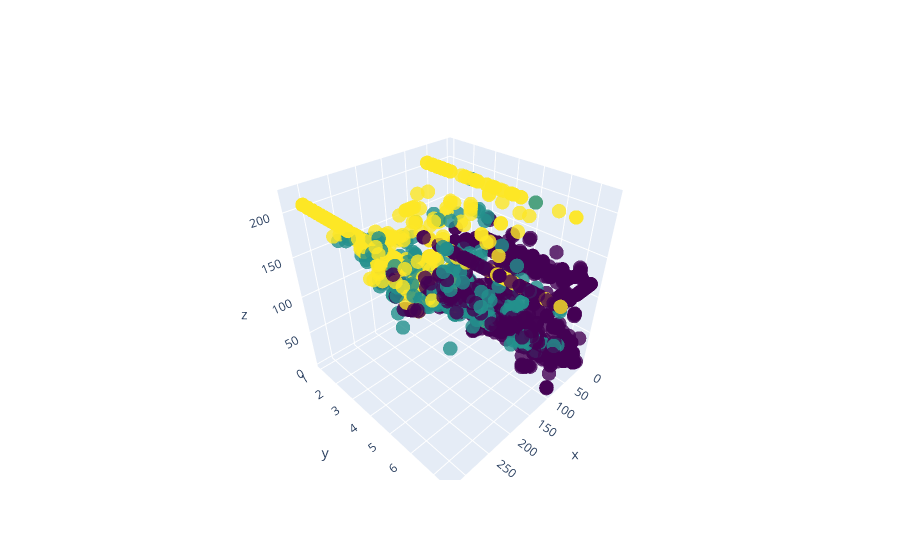

The notebook cell this image was saved under:
### Code cell
fig = go.Figure(data=go.Scatter3d(
    x=df_normalized.iloc[:, 0],
    y=df_normalized.iloc[:, 1],
    z=df_normalized.iloc[:, 2],
    mode='markers',
    marker=dict(
        size=5,
        color=labels_agg,  # set color to the Agglomerative Clustering labels
        colorscale='Viridis',
        opacity=0.8
    )
))

fig.show()

### Figure 1 — Plotly figure (JSON) as saved in the notebook; plotly's stock layout.template omitted (floating-point values rounded to 4 significant figures; data arrays with more than 128 entries replaced by an {"elided": "..."} marker saying what was removed)
{"data": [{"marker": {"color": {"elided": "2704 int values"}, "colorscale": [[0, "#440154"], [0.1111, "#482878"], [0.2222, "#3e4989"], [0.3333, "#31688e"], [0.4444, "#26828e"], [0.5556, "#1f9e89"], [0.6667, "#35b779"], [0.7778, "#6ece58"], [0.8889, "#b5de2b"], [1, "#fde725"]], "opacity": 0.8, "size": 5}, "mode": "markers", "type": "scatter3d", "x": {"elided": "2704 float values"}, "y": {"elided": "2704 float values"}, "z": {"elided": "2704 float values"}}], "layout": {}}
